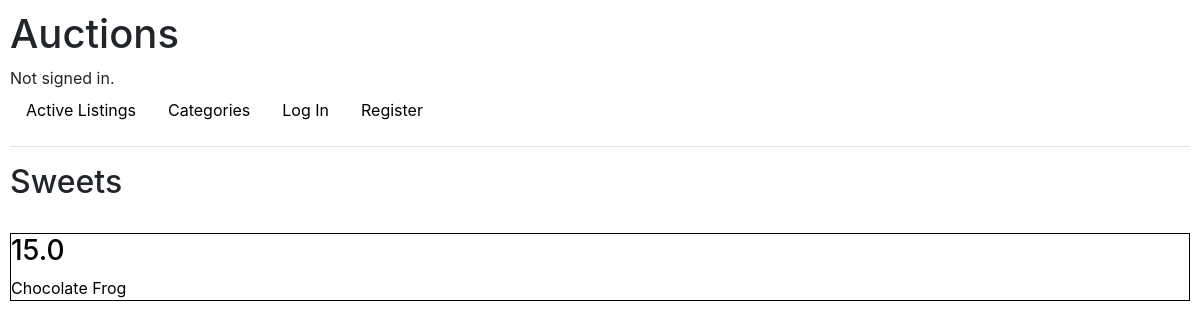
The page /categories/Sweets on the database as committed earlier.
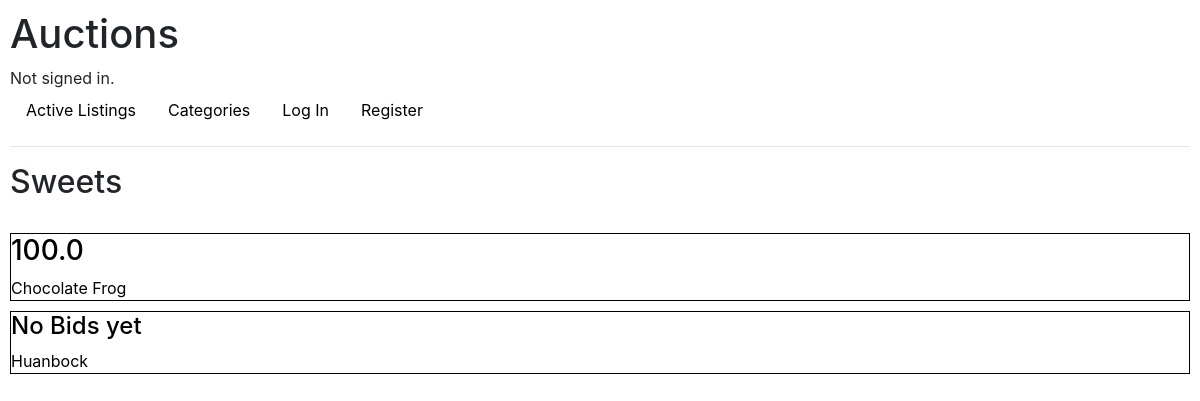
The same page on the database as committed later.
### auctions/models.py (models this page shows, shortened)
class Category(models.Model):
    name= models.CharField(max_length=64,)

class Listing(models.Model):
    owner = models.ForeignKey(User, on_delete=models.CASCADE, related_name="Listings")
    title = models.CharField(max_length=64)
    description = models.CharField(max_length=200)
    image = models.ImageField(upload_to="listing_images", blank=True)
    categories = models.ManyToManyField(Category, related_name="listings")
    starting_price = models.FloatField()
    watchlisted = models.ManyToManyField(User, related_name="watchlist", null=True, blank=True)
    active = models.BooleanField()
    def __str__(self) -> str:
        title = self.title.replace(" ","_")
        return f"{title}"

class Bid(models.Model):
    amount= models.FloatField()
    bidder = models.ForeignKey(User, on_delete=models.CASCADE, related_name="Bids")
    listing = models.ForeignKey(Listing, on_delete=models.CASCADE, related_name="Bids")

### auctions/views.py (the view)
# urls.py: path("categories/<str:name>", views.category, name="category"),
def category(request, name:str):
    noResults = False
    listingObjects = Listing.objects.filter(active__exact = True).filter(categories__name=name)
    listings = make_listing_touple(listingObjects)
    if len(listings) == 0:
        noResults = True
    return render(request,"auctions/category.html", {
        "name" : name,
        "listings" : listings,
        "noResults" : noResults
    })

### auctions/views.py (called while the page is built)
def make_listing_touple(listingObjects):
    listings = []
    highestBid = None
    for listing in listingObjects:
        amount= 0
        for bid in Bid.objects.filter(listing=listing) :
            try:
                if bid.amount > amount:
                    amount = bid.amount
                    highestBid = bid
            except IndexError:
                pass
        listings.append((listing, str(listing).replace("_"," "), highestBid))
        highestBid = None
    return listings

### auctions/templates/auctions/category.html
{% extends "auctions/listing_page.html" %}
{% block listings %}
    <h2>{{ name }}</h2>
{% endblock %}

### auctions/templates/auctions/listing_page.html (shortened to what this page needs)
{% extends "auctions/layout.html" %}
{% block body %}
    {% block listings %}
    {% endblock %}
    <br/>
    {% for listing in listings %}
        <a href="{% url 'listing' listing.0 %}" style="color: black; text-decoration: none;">
            <div class="listing">
                    {% if listing.2 == None %}
                        <h4>No Bids yet</h4>
                    {% else %}
                        <h3>{{ listing.2.amount }}</h3>
                    {% endif %}
                {{ listing.1}}
            </div>
        </a>
    {% endfor %}
{% endblock %}

### auctions/templates/auctions/layout.html (shortened to what this page needs)
{% load static %}
<!DOCTYPE html>
<html lang="en">
    <head>
        <link rel="stylesheet" href="https://stackpath.bootstrapcdn.com/bootstrap/4.4.1/css/bootstrap.min.css">
        <link href="{% static 'auctions/styles.css' %}" rel="stylesheet">
    </head>
    <body>
        <h1>Auctions</h1>
        <div>
            {% if user.is_authenticated %}
                Signed in as <strong>{{ user.username }}</strong>.
            {% else %}
                Not signed in.
            {% endif %}
        </div>
        <ul class="nav">
            <li class="nav-item">
                <a class="nav-link" href="{% url 'index' %}">Active Listings</a>
            </li>
            <li>
                <a class="nav-link" href="{% url 'categories' %}">Categories</a>
            </li>
            {% if user.is_authenticated %}
                <li class="nav-item">
                    <a class="nav-link" href="{% url 'watchlist' %}">Watchlist</a>
                </li>
                <li class="nav-item">
                    <a class="nav-link" href="{% url 'new' %}">Create Listing</a>
                </li>
                <li class="nav-item">
                    <a class="nav-link" href="{% url 'logout' %}">Log Out</a>
                </li>
            {% else %}
                <li class="nav-item">
                    <a class="nav-link" href="{% url 'login' %}">Log In</a>
                </li>
                <li class="nav-item">
                    <a class="nav-link" href="{% url 'register' %}">Register</a>
                </li>
            {% endif %}
        </ul>
        <hr>
        {% block body %}
        {% endblock %}
    </body>
</html>

### auctions/static/auctions/styles.css (style rules this page uses)
body { padding: 10px; }
.listing { border:1px solid black; margin-bottom: 10px; }
a:link { color: black; }

Rows that differ between the two databases and show on the page:
computed for Listing "Chocolate Frog": amount "15.0" → "100.0"
added Listing: shows "No Bids yet", title "Huanbock"
